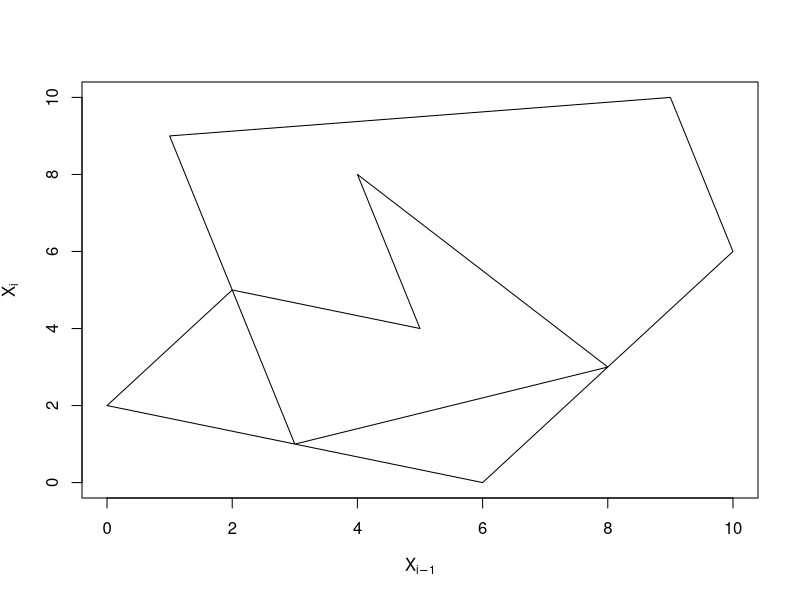
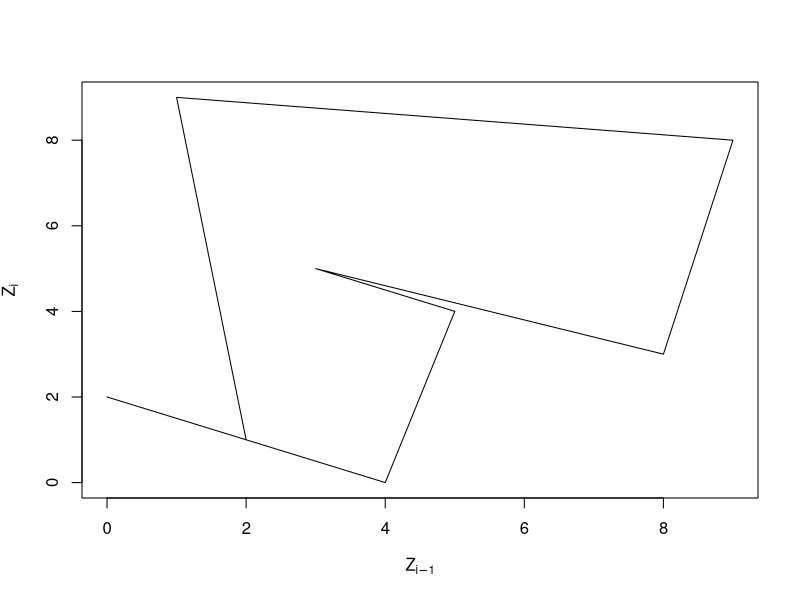
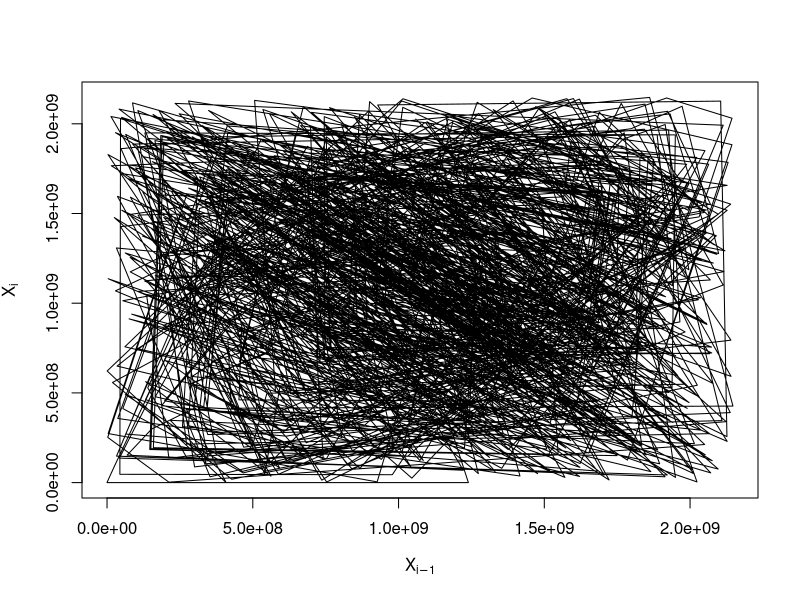
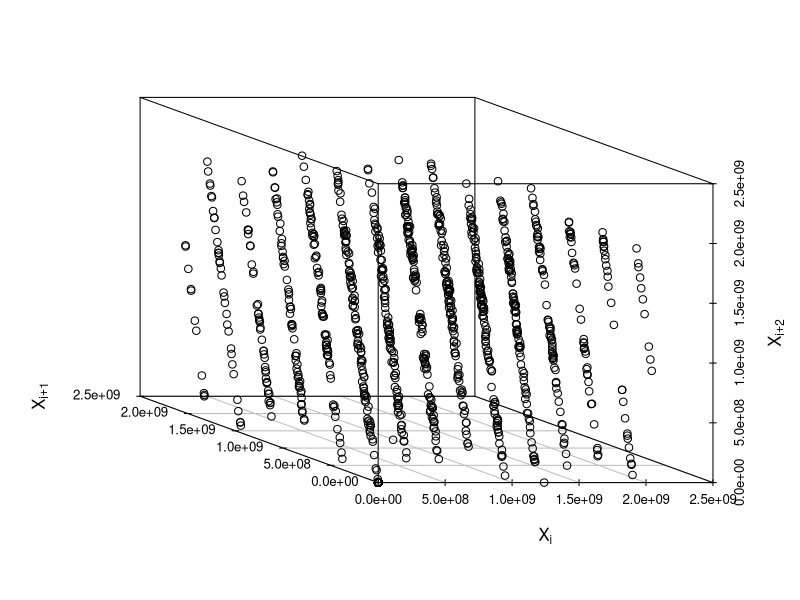

The R script that drew these images, in order:
X <- numeric(21)

#Set values for LCG
a <- 7
c <- 2
m <- 11
X[1]<- 0


#Run Generator
for(i in 2:50){
  X[i] <- (a*X[i-1] +c) %% m
}
X
(X+1)/(m + 1)
U <- (X+1)/(m + 1)

#Delay plot
plot(X[1:20], X[2:21], xlab = expression(X[i-1]), ylab = expression(X[i]), type = 'l')



# Shuffling ---------------------------------------------------------------

Y <- numeric(21)

#Set values for LCG
a <- 5
c <- 1
m <- 8
Y[1]<- 2


#Run Generator
for(i in 2:50){
  Y[i] <- (a*Y[i-1] +c) %% m
}
Y
X[Y]
plot(X[Y[1:20] + 1], X[Y[2:21] +1], xlab = expression(Z[i-1]), ylab = expression(Z[i]), type = 'l')



# RANDU ---------------------------------------------------------------

X<- numeric(10000)

#Set values for LCG
a <- 65539
c <- 0
m <- 2^31
X[1]<- 1


#Run Generator
for(i in 2:1000){
  X[i] <- (a*X[i-1] +c) %% m
}


plot(X[1:9999] , X[2:10000], xlab = expression(X[i-1]), ylab = expression(X[i]), type = 'l')


scatterplot3d::scatterplot3d(X[1:9998], X[2:9999], X[3:10000], angle=154,
                             xlab = expression(X[i]), ylab = expression(X[i+1]), zlab = expression(X[i+2]))
